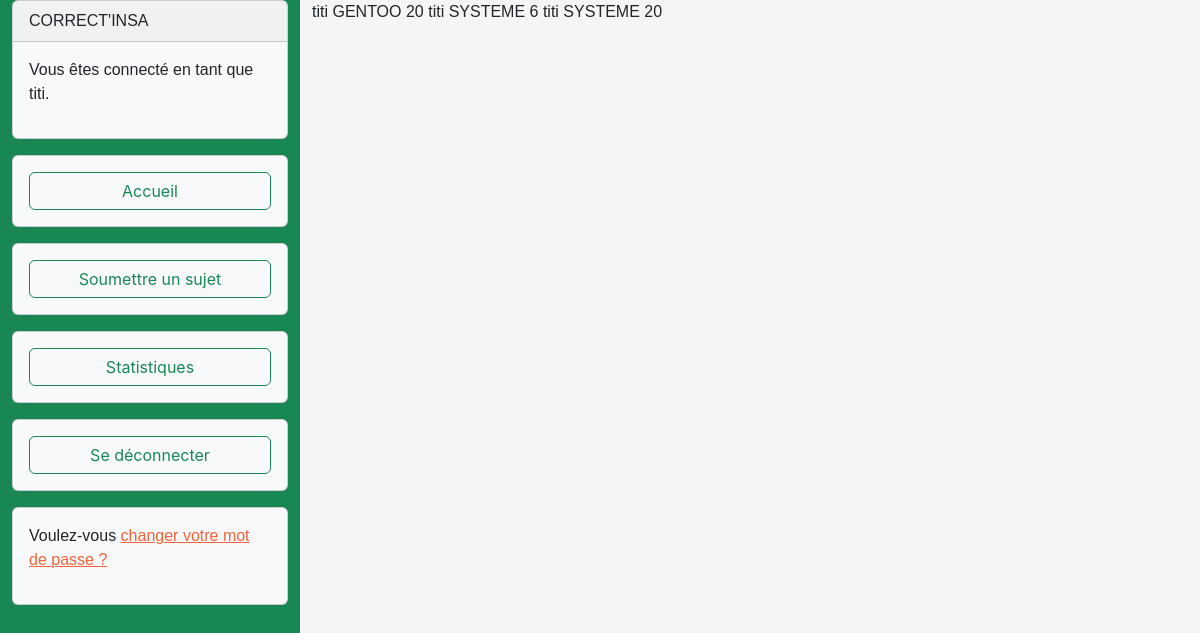
Before: /mes_notes/ (signed in) with the older database file.
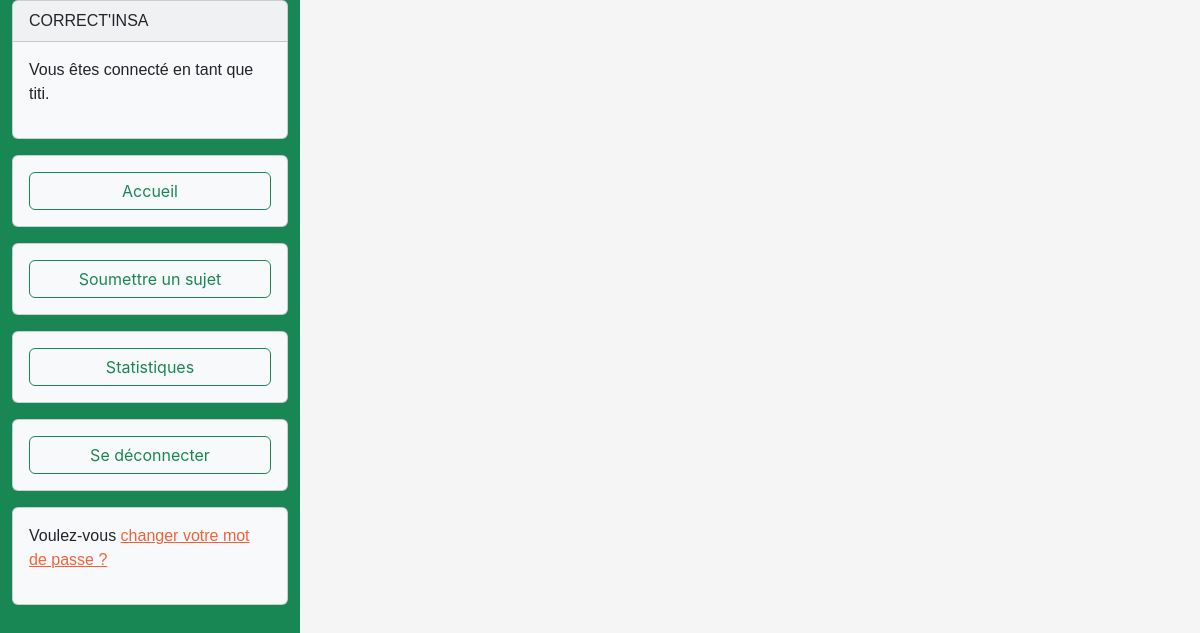
After: the same page with the newer database file.
### authentication/models.py (models this page shows)
class User(AbstractUser):
    PROFESSOR = 'PROFESSOR'
    STUDENT = 'STUDENT'
    ROLE_CHOICES = (
        (PROFESSOR, 'Professeur'),
        (STUDENT, 'Etudiant'),
    )
    role = models.CharField(max_length=30, choices=ROLE_CHOICES, verbose_name='rôle')

### blog/models.py (models this page shows, shortened)
class Resultat(models.Model):
    id_user = models.ForeignKey(authentication.models.User,
                                on_delete=models.CASCADE)
    id_subject = models.ForeignKey(Subject,
                                   on_delete=models.CASCADE)
    note= models.IntegerField(default=-1)

class Subject(models.Model):
    SYSTEME='SYSTEME'
    GENTOO = 'GENTOO'
    CATEGORY_CHOICES = (
        (SYSTEME, 'TP_Systeme'),
        (GENTOO, 'TP_Gentoo'),
    )
    id_user = models.ForeignKey(authentication.models.User,
                                on_delete=models.CASCADE)
    subject = models.FileField(null=True, default=None)
    categorie = models.CharField(choices=CATEGORY_CHOICES, max_length=30, default=SYSTEME)
    correction = models.FileField(upload_to="data/corrections/")
    devoir = models.FileField(null=True, upload_to="data/devoirs/")

### blog/views.py (the view)
# urls.py: path('mes_notes/',blog.views.view_notes, name='notes'),
def view_notes(request):
    user = request.user
    results = Resultat.objects.filter(id_user=user).select_related('id_subject')
    return render(request, 'blog/notes.html', {'results': results})

### blog/templates/blog/notes.html
{% extends 'base.html' %}
{% block content %}
    {% for result in results %}
    <tr>
        <td>{{ result.id_user }}</td>
        <td>{{ result.id_subject.categorie }}</td>
        <td>{{ result.note }}</td>
    </tr>
    {% endfor %}
{% endblock content %}

### templates/base.html (shortened to what this page needs)
<!DOCTYPE html>
<html lang="fr">
    <head>
        {% block extra_css %}
        {% load static %}
        <link rel="stylesheet" href="https://maxcdn.bootstrapcdn.com/bootstrap/4.0.0/css/bootstrap.min.css">
        <link rel="stylesheet" type="text/css" href="{% static 'css/styles.css' %}">
    {% endblock extra_css %}
    </head>
    <body>
        <div class="container-fluid h-100">
            <div class="row vh-100">
                <div class="col-3 bg-success d-flex flex-column">
                    <div class="card bg-light mb-3">
                        <div class="card-header">CORRECT'INSA</div>
                        <div class="card-body">
                            {%  if user.is_authenticated %}
                                <p>Vous êtes connecté en tant que {{ user }}.</p>
                            {% endif %}
                        </div>
                    </div>
                    {% if user.is_authenticated %}
                        <div class="card bg-light mb-3">
                            <div class="card-body">
                                <a href="{% url 'home' %}"class="btn btn-outline-success btn-block">Accueil</a>
                            </div>
                        </div>
                        {% if user.role == 'PROFESSOR' %}
                            <div class="card bg-light mb-3">
                                <div class="card-body">
                                    <a href="{% url 'p_submit'%}"class="btn btn-outline-success btn-block">Soumettre un sujet</a>
                                </div>
                            </div>
                            <div class="card bg-light mb-3">
                                <div class="card-body">
                                    <a href="{% url 'stats'%}"class="btn btn-outline-success btn-block">Statistiques</a>
                                </div>
                            </div>
                        {% endif %}
                        <div class="card bg-light mb-3">
                            <div class="card-body">
                                <a href="{% url 'logout' %}"class="btn btn-outline-success btn-block">Se déconnecter</a>
                            </div>
                        </div>
                        <div class="card bg-light mb-3">
                            <div class="card-body">
                                <p>Voulez-vous <a href="{% url 'password_change' %}">changer votre mot de passe ?</a></p>
                            </div>
                        </div>
                    {% endif %}
                </div>
                <div class="col-9">
                    {% block content %}{% endblock content %}
                </div>
            </div>
        </div>
    </body>
</html>

Changed rows visible on the page:
removed Resultat: id_user "titi", id_subject.categorie "GENTOO", note "20"
removed Resultat: id_user "titi", id_subject.categorie "SYSTEME", note "6"
removed Resultat: id_user "titi", id_subject.categorie "SYSTEME", note "20"
